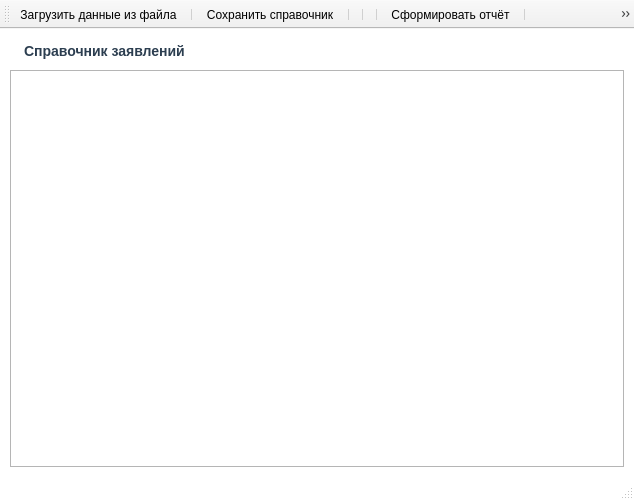
<?xml version="1.0" encoding="UTF-8"?>
<ui version="4.0">
 <class>ReportDirectoryWindow</class>
 <widget class="QMainWindow" name="ReportDirectoryWindow">
  <property name="enabled">
   <bool>true</bool>
  </property>
  <property name="geometry">
   <rect>
    <x>0</x>
    <y>0</y>
    <width>634</width>
    <height>500</height>
   </rect>
  </property>
  <property name="sizePolicy">
   <sizepolicy hsizetype="Expanding" vsizetype="Expanding">
    <horstretch>0</horstretch>
    <verstretch>0</verstretch>
   </sizepolicy>
  </property>
  <property name="minimumSize">
   <size>
    <width>600</width>
    <height>500</height>
   </size>
  </property>
  <property name="maximumSize">
   <size>
    <width>16777215</width>
    <height>16777215</height>
   </size>
  </property>
  <property name="palette">
   <palette>
    <active>
     <colorrole role="WindowText">
      <brush brushstyle="SolidPattern">
       <color alpha="255">
        <red>0</red>
        <green>0</green>
        <blue>0</blue>
       </color>
      </brush>
     </colorrole>
     <colorrole role="Button">
      <brush brushstyle="SolidPattern">
       <color alpha="255">
        <red>255</red>
        <green>255</green>
        <blue>255</blue>
       </color>
      </brush>
     </colorrole>
     <colorrole role="Light">
      <brush brushstyle="SolidPattern">
       <color alpha="255">
        <red>255</red>
        <green>255</green>
        <blue>255</blue>
       </color>
      </brush>
     </colorrole>
     <colorrole role="Midlight">
      <brush brushstyle="SolidPattern">
       <color alpha="255">
        <red>245</red>
        <green>245</green>
        <blue>245</blue>
       </color>
      </brush>
     </colorrole>
     <colorrole role="Dark">
      <brush brushstyle="SolidPattern">
       <color alpha="255">
        <red>117</red>
        <green>117</green>
        <blue>117</blue>
       </color>
      </brush>
     </colorrole>
     <colorrole role="Mid">
      <brush brushstyle="SolidPattern">
       <color alpha="255">
        <red>157</red>
        <green>157</green>
        <blue>157</blue>
       </color>
      </brush>
     </colorrole>
     <colorrole role="Text">
      <brush brushstyle="SolidPattern">
       <color alpha="255">
        <red>0</red>
        <green>0</green>
        <blue>0</blue>
       </color>
      </brush>
     </colorrole>
     <colorrole role="BrightText">
      <brush brushstyle="SolidPattern">
       <color alpha="255">
        <red>255</red>
        <green>255</green>
        <blue>255</blue>
       </color>
      </brush>
     </colorrole>
     <colorrole role="ButtonText">
      <brush brushstyle="SolidPattern">
       <color alpha="255">
        <red>0</red>
        <green>0</green>
        <blue>0</blue>
       </color>
      </brush>
     </colorrole>
     <colorrole role="Base">
      <brush brushstyle="SolidPattern">
       <color alpha="255">
        <red>255</red>
        <green>255</green>
        <blue>255</blue>
       </color>
      </brush>
     </colorrole>
     <colorrole role="Window">
      <brush brushstyle="SolidPattern">
       <color alpha="255">
        <red>255</red>
        <green>255</green>
        <blue>255</blue>
       </color>
      </brush>
     </colorrole>
     <colorrole role="Shadow">
      <brush brushstyle="SolidPattern">
       <color alpha="255">
        <red>0</red>
        <green>0</green>
        <blue>0</blue>
       </color>
      </brush>
     </colorrole>
     <colorrole role="AlternateBase">
      <brush brushstyle="SolidPattern">
       <color alpha="255">
        <red>245</red>
        <green>245</green>
        <blue>245</blue>
       </color>
      </brush>
     </colorrole>
     <colorrole role="ToolTipBase">
      <brush brushstyle="SolidPattern">
       <color alpha="255">
        <red>255</red>
        <green>255</green>
        <blue>220</blue>
       </color>
      </brush>
     </colorrole>
     <colorrole role="ToolTipText">
      <brush brushstyle="SolidPattern">
       <color alpha="255">
        <red>0</red>
        <green>0</green>
        <blue>0</blue>
       </color>
      </brush>
     </colorrole>
     <colorrole role="PlaceholderText">
      <brush brushstyle="SolidPattern">
       <color alpha="127">
        <red>0</red>
        <green>0</green>
        <blue>0</blue>
       </color>
      </brush>
     </colorrole>
     <colorrole role="Accent">
      <brush brushstyle="SolidPattern">
       <color alpha="255">
        <red>255</red>
        <green>255</green>
        <blue>255</blue>
       </color>
      </brush>
     </colorrole>
    </active>
    <inactive>
     <colorrole role="WindowText">
      <brush brushstyle="SolidPattern">
       <color alpha="255">
        <red>0</red>
        <green>0</green>
        <blue>0</blue>
       </color>
      </brush>
     </colorrole>
     <colorrole role="Button">
      <brush brushstyle="SolidPattern">
       <color alpha="255">
        <red>255</red>
        <green>255</green>
        <blue>255</blue>
       </color>
      </brush>
     </colorrole>
     <colorrole role="Light">
      <brush brushstyle="SolidPattern">
       <color alpha="255">
        <red>255</red>
        <green>255</green>
        <blue>255</blue>
       </color>
      </brush>
     </colorrole>
     <colorrole role="Midlight">
      <brush brushstyle="SolidPattern">
       <color alpha="255">
        <red>245</red>
        <green>245</green>
        <blue>245</blue>
       </color>
      </brush>
     </colorrole>
     <colorrole role="Dark">
      <brush brushstyle="SolidPattern">
       <color alpha="255">
        <red>117</red>
        <green>117</green>
        <blue>117</blue>
       </color>
      </brush>
     </colorrole>
     <colorrole role="Mid">
      <brush brushstyle="SolidPattern">
       <color alpha="255">
        <red>157</red>
        <green>157</green>
        <blue>157</blue>
       </color>
      </brush>
     </colorrole>
     <colorrole role="Text">
      <brush brushstyle="SolidPattern">
       <color alpha="255">
        <red>0</red>
        <green>0</green>
        <blue>0</blue>
       </color>
      </brush>
     </colorrole>
     <colorrole role="BrightText">
      <brush brushstyle="SolidPattern">
       <color alpha="255">
        <red>255</red>
        <green>255</green>
        <blue>255</blue>
       </color>
      </brush>
     </colorrole>
     <colorrole role="ButtonText">
      <brush brushstyle="SolidPattern">
       <color alpha="255">
        <red>0</red>
        <green>0</green>
        <blue>0</blue>
       </color>
      </brush>
     </colorrole>
     <colorrole role="Base">
      <brush brushstyle="SolidPattern">
       <color alpha="255">
        <red>255</red>
        <green>255</green>
        <blue>255</blue>
       </color>
      </brush>
     </colorrole>
     <colorrole role="Window">
      <brush brushstyle="SolidPattern">
       <color alpha="255">
        <red>255</red>
        <green>255</green>
        <blue>255</blue>
       </color>
      </brush>
     </colorrole>
     <colorrole role="Shadow">
      <brush brushstyle="SolidPattern">
       <color alpha="255">
        <red>0</red>
        <green>0</green>
        <blue>0</blue>
       </color>
      </brush>
     </colorrole>
     <colorrole role="AlternateBase">
      <brush brushstyle="SolidPattern">
       <color alpha="255">
        <red>245</red>
        <green>245</green>
        <blue>245</blue>
       </color>
      </brush>
     </colorrole>
     <colorrole role="ToolTipBase">
      <brush brushstyle="SolidPattern">
       <color alpha="255">
        <red>255</red>
        <green>255</green>
        <blue>220</blue>
       </color>
      </brush>
     </colorrole>
     <colorrole role="ToolTipText">
      <brush brushstyle="SolidPattern">
       <color alpha="255">
        <red>0</red>
        <green>0</green>
        <blue>0</blue>
       </color>
      </brush>
     </colorrole>
     <colorrole role="PlaceholderText">
      <brush brushstyle="SolidPattern">
       <color alpha="127">
        <red>0</red>
        <green>0</green>
        <blue>0</blue>
       </color>
      </brush>
     </colorrole>
     <colorrole role="Accent">
      <brush brushstyle="SolidPattern">
       <color alpha="255">
        <red>255</red>
        <green>255</green>
        <blue>255</blue>
       </color>
      </brush>
     </colorrole>
    </inactive>
    <disabled>
     <colorrole role="WindowText">
      <brush brushstyle="SolidPattern">
       <color alpha="255">
        <red>117</red>
        <green>117</green>
        <blue>117</blue>
       </color>
      </brush>
     </colorrole>
     <colorrole role="Button">
      <brush brushstyle="SolidPattern">
       <color alpha="255">
        <red>255</red>
        <green>255</green>
        <blue>255</blue>
       </color>
      </brush>
     </colorrole>
     <colorrole role="Light">
      <brush brushstyle="SolidPattern">
       <color alpha="255">
        <red>255</red>
        <green>255</green>
        <blue>255</blue>
       </color>
      </brush>
     </colorrole>
     <colorrole role="Midlight">
      <brush brushstyle="SolidPattern">
       <color alpha="255">
        <red>245</red>
        <green>245</green>
        <blue>245</blue>
       </color>
      </brush>
     </colorrole>
     <colorrole role="Dark">
      <brush brushstyle="SolidPattern">
       <color alpha="255">
        <red>117</red>
        <green>117</green>
        <blue>117</blue>
       </color>
      </brush>
     </colorrole>
     <colorrole role="Mid">
      <brush brushstyle="SolidPattern">
       <color alpha="255">
        <red>157</red>
        <green>157</green>
        <blue>157</blue>
       </color>
      </brush>
     </colorrole>
     <colorrole role="Text">
      <brush brushstyle="SolidPattern">
       <color alpha="255">
        <red>117</red>
        <green>117</green>
        <blue>117</blue>
       </color>
      </brush>
     </colorrole>
     <colorrole role="BrightText">
      <brush brushstyle="SolidPattern">
       <color alpha="255">
        <red>255</red>
        <green>255</green>
        <blue>255</blue>
       </color>
      </brush>
     </colorrole>
     <colorrole role="ButtonText">
      <brush brushstyle="SolidPattern">
       <color alpha="255">
        <red>117</red>
        <green>117</green>
        <blue>117</blue>
       </color>
      </brush>
     </colorrole>
     <colorrole role="Base">
      <brush brushstyle="SolidPattern">
       <color alpha="255">
        <red>255</red>
        <green>255</green>
        <blue>255</blue>
       </color>
      </brush>
     </colorrole>
     <colorrole role="Window">
      <brush brushstyle="SolidPattern">
       <color alpha="255">
        <red>255</red>
        <green>255</green>
        <blue>255</blue>
       </color>
      </brush>
     </colorrole>
     <colorrole role="Shadow">
      <brush brushstyle="SolidPattern">
       <color alpha="255">
        <red>0</red>
        <green>0</green>
        <blue>0</blue>
       </color>
      </brush>
     </colorrole>
     <colorrole role="AlternateBase">
      <brush brushstyle="SolidPattern">
       <color alpha="255">
        <red>235</red>
        <green>235</green>
        <blue>235</blue>
       </color>
      </brush>
     </colorrole>
     <colorrole role="ToolTipBase">
      <brush brushstyle="SolidPattern">
       <color alpha="255">
        <red>255</red>
        <green>255</green>
        <blue>220</blue>
       </color>
      </brush>
     </colorrole>
     <colorrole role="ToolTipText">
      <brush brushstyle="SolidPattern">
       <color alpha="255">
        <red>0</red>
        <green>0</green>
        <blue>0</blue>
       </color>
      </brush>
     </colorrole>
     <colorrole role="PlaceholderText">
      <brush brushstyle="SolidPattern">
       <color alpha="127">
        <red>117</red>
        <green>117</green>
        <blue>117</blue>
       </color>
      </brush>
     </colorrole>
     <colorrole role="Accent">
      <brush brushstyle="SolidPattern">
       <color alpha="255">
        <red>255</red>
        <green>255</green>
        <blue>255</blue>
       </color>
      </brush>
     </colorrole>
    </disabled>
   </palette>
  </property>
  <property name="contextMenuPolicy">
   <enum>Qt::ContextMenuPolicy::NoContextMenu</enum>
  </property>
  <property name="windowTitle">
   <string>MainWindow</string>
  </property>
  <property name="autoFillBackground">
   <bool>false</bool>
  </property>
  <property name="styleSheet">
   <string notr="true">/* Делаем разделители аккуратными и светло-серыми */
QToolBar::separator {
    background-color: #d0d0d0; /* Мягкий серый цвет вместо черного */
    width: 1px;                /* Уменьшим толщину до 1 пикселя для изящности */
    margin-left: 6px;          /* Чуть увеличим отступы, чтобы разгрузить панель */
    margin-right: 6px;
    margin-top: 5px;           
    margin-bottom: 5px;        
}</string>
  </property>
  <property name="animated">
   <bool>false</bool>
  </property>
  <widget class="QWidget" name="centralwidget">
   <property name="palette">
    <palette>
     <active>
      <colorrole role="WindowText">
       <brush brushstyle="SolidPattern">
        <color alpha="255">
         <red>0</red>
         <green>0</green>
         <blue>0</blue>
        </color>
       </brush>
      </colorrole>
      <colorrole role="Button">
       <brush brushstyle="SolidPattern">
        <color alpha="255">
         <red>235</red>
         <green>235</green>
         <blue>235</blue>
        </color>
       </brush>
      </colorrole>
      <colorrole role="Light">
       <brush brushstyle="SolidPattern">
        <color alpha="255">
         <red>255</red>
         <green>255</green>
         <blue>255</blue>
        </color>
       </brush>
      </colorrole>
      <colorrole role="Midlight">
       <brush brushstyle="SolidPattern">
        <color alpha="255">
         <red>245</red>
         <green>245</green>
         <blue>245</blue>
        </color>
       </brush>
      </colorrole>
      <colorrole role="Dark">
       <brush brushstyle="SolidPattern">
        <color alpha="255">
         <red>117</red>
         <green>117</green>
         <blue>117</blue>
        </color>
       </brush>
      </colorrole>
      <colorrole role="Mid">
       <brush brushstyle="SolidPattern">
        <color alpha="255">
         <red>157</red>
         <green>157</green>
         <blue>157</blue>
        </color>
       </brush>
      </colorrole>
      <colorrole role="Text">
       <brush brushstyle="SolidPattern">
        <color alpha="255">
         <red>0</red>
         <green>0</green>
         <blue>0</blue>
        </color>
       </brush>
      </colorrole>
      <colorrole role="BrightText">
       <brush brushstyle="SolidPattern">
        <color alpha="255">
         <red>255</red>
         <green>255</green>
         <blue>255</blue>
        </color>
       </brush>
      </colorrole>
      <colorrole role="ButtonText">
       <brush brushstyle="SolidPattern">
        <color alpha="255">
         <red>0</red>
         <green>0</green>
         <blue>0</blue>
        </color>
       </brush>
      </colorrole>
      <colorrole role="Base">
       <brush brushstyle="SolidPattern">
        <color alpha="255">
         <red>255</red>
         <green>255</green>
         <blue>255</blue>
        </color>
       </brush>
      </colorrole>
      <colorrole role="Window">
       <brush brushstyle="SolidPattern">
        <color alpha="255">
         <red>235</red>
         <green>235</green>
         <blue>235</blue>
        </color>
       </brush>
      </colorrole>
      <colorrole role="Shadow">
       <brush brushstyle="SolidPattern">
        <color alpha="255">
         <red>0</red>
         <green>0</green>
         <blue>0</blue>
        </color>
       </brush>
      </colorrole>
      <colorrole role="AlternateBase">
       <brush brushstyle="SolidPattern">
        <color alpha="255">
         <red>245</red>
         <green>245</green>
         <blue>245</blue>
        </color>
       </brush>
      </colorrole>
      <colorrole role="ToolTipBase">
       <brush brushstyle="SolidPattern">
        <color alpha="255">
         <red>255</red>
         <green>255</green>
         <blue>220</blue>
        </color>
       </brush>
      </colorrole>
      <colorrole role="ToolTipText">
       <brush brushstyle="SolidPattern">
        <color alpha="255">
         <red>0</red>
         <green>0</green>
         <blue>0</blue>
        </color>
       </brush>
      </colorrole>
      <colorrole role="PlaceholderText">
       <brush brushstyle="SolidPattern">
        <color alpha="127">
         <red>0</red>
         <green>0</green>
         <blue>0</blue>
        </color>
       </brush>
      </colorrole>
      <colorrole role="Accent">
       <brush brushstyle="SolidPattern">
        <color alpha="255">
         <red>255</red>
         <green>255</green>
         <blue>255</blue>
        </color>
       </brush>
      </colorrole>
     </active>
     <inactive>
      <colorrole role="WindowText">
       <brush brushstyle="SolidPattern">
        <color alpha="255">
         <red>0</red>
         <green>0</green>
         <blue>0</blue>
        </color>
       </brush>
      </colorrole>
      <colorrole role="Button">
       <brush brushstyle="SolidPattern">
        <color alpha="255">
         <red>235</red>
         <green>235</green>
         <blue>235</blue>
        </color>
       </brush>
      </colorrole>
      <colorrole role="Light">
       <brush brushstyle="SolidPattern">
        <color alpha="255">
         <red>255</red>
         <green>255</green>
         <blue>255</blue>
        </color>
       </brush>
      </colorrole>
      <colorrole role="Midlight">
       <brush brushstyle="SolidPattern">
        <color alpha="255">
         <red>245</red>
         <green>245</green>
         <blue>245</blue>
        </color>
       </brush>
      </colorrole>
      <colorrole role="Dark">
       <brush brushstyle="SolidPattern">
        <color alpha="255">
         <red>117</red>
         <green>117</green>
         <blue>117</blue>
        </color>
       </brush>
      </colorrole>
      <colorrole role="Mid">
       <brush brushstyle="SolidPattern">
        <color alpha="255">
         <red>157</red>
         <green>157</green>
         <blue>157</blue>
        </color>
       </brush>
      </colorrole>
      <colorrole role="Text">
       <brush brushstyle="SolidPattern">
        <color alpha="255">
         <red>0</red>
         <green>0</green>
         <blue>0</blue>
        </color>
       </brush>
      </colorrole>
      <colorrole role="BrightText">
       <brush brushstyle="SolidPattern">
        <color alpha="255">
         <red>255</red>
         <green>255</green>
         <blue>255</blue>
        </color>
       </brush>
      </colorrole>
      <colorrole role="ButtonText">
       <brush brushstyle="SolidPattern">
        <color alpha="255">
         <red>0</red>
         <green>0</green>
         <blue>0</blue>
        </color>
       </brush>
      </colorrole>
      <colorrole role="Base">
       <brush brushstyle="SolidPattern">
        <color alpha="255">
         <red>255</red>
         <green>255</green>
         <blue>255</blue>
        </color>
       </brush>
      </colorrole>
      <colorrole role="Window">
       <brush brushstyle="SolidPattern">
        <color alpha="255">
         <red>235</red>
         <green>235</green>
         <blue>235</blue>
        </color>
       </brush>
      </colorrole>
      <colorrole role="Shadow">
       <brush brushstyle="SolidPattern">
        <color alpha="255">
         <red>0</red>
         <green>0</green>
         <blue>0</blue>
        </color>
       </brush>
      </colorrole>
      <colorrole role="AlternateBase">
       <brush brushstyle="SolidPattern">
        <color alpha="255">
         <red>245</red>
         <green>245</green>
         <blue>245</blue>
        </color>
       </brush>
      </colorrole>
      <colorrole role="ToolTipBase">
       <brush brushstyle="SolidPattern">
        <color alpha="255">
         <red>255</red>
         <green>255</green>
         <blue>220</blue>
        </color>
       </brush>
      </colorrole>
      <colorrole role="ToolTipText">
       <brush brushstyle="SolidPattern">
        <color alpha="255">
         <red>0</red>
         <green>0</green>
         <blue>0</blue>
        </color>
       </brush>
      </colorrole>
      <colorrole role="PlaceholderText">
       <brush brushstyle="SolidPattern">
        <color alpha="127">
         <red>0</red>
         <green>0</green>
         <blue>0</blue>
        </color>
       </brush>
      </colorrole>
      <colorrole role="Accent">
       <brush brushstyle="SolidPattern">
        <color alpha="255">
         <red>255</red>
         <green>255</green>
         <blue>255</blue>
        </color>
       </brush>
      </colorrole>
     </inactive>
     <disabled>
      <colorrole role="WindowText">
       <brush brushstyle="SolidPattern">
        <color alpha="255">
         <red>117</red>
         <green>117</green>
         <blue>117</blue>
        </color>
       </brush>
      </colorrole>
      <colorrole role="Button">
       <brush brushstyle="SolidPattern">
        <color alpha="255">
         <red>235</red>
         <green>235</green>
         <blue>235</blue>
        </color>
       </brush>
      </colorrole>
      <colorrole role="Light">
       <brush brushstyle="SolidPattern">
        <color alpha="255">
         <red>255</red>
         <green>255</green>
         <blue>255</blue>
        </color>
       </brush>
      </colorrole>
      <colorrole role="Midlight">
       <brush brushstyle="SolidPattern">
        <color alpha="255">
         <red>245</red>
         <green>245</green>
         <blue>245</blue>
        </color>
       </brush>
      </colorrole>
      <colorrole role="Dark">
       <brush brushstyle="SolidPattern">
        <color alpha="255">
         <red>117</red>
         <green>117</green>
         <blue>117</blue>
        </color>
       </brush>
      </colorrole>
      <colorrole role="Mid">
       <brush brushstyle="SolidPattern">
        <color alpha="255">
         <red>157</red>
         <green>157</green>
         <blue>157</blue>
        </color>
       </brush>
      </colorrole>
      <colorrole role="Text">
       <brush brushstyle="SolidPattern">
        <color alpha="255">
         <red>117</red>
         <green>117</green>
         <blue>117</blue>
        </color>
       </brush>
      </colorrole>
      <colorrole role="BrightText">
       <brush brushstyle="SolidPattern">
        <color alpha="255">
         <red>255</red>
         <green>255</green>
         <blue>255</blue>
        </color>
       </brush>
      </colorrole>
      <colorrole role="ButtonText">
       <brush brushstyle="SolidPattern">
        <color alpha="255">
         <red>117</red>
         <green>117</green>
         <blue>117</blue>
        </color>
       </brush>
      </colorrole>
      <colorrole role="Base">
       <brush brushstyle="SolidPattern">
        <color alpha="255">
         <red>235</red>
         <green>235</green>
         <blue>235</blue>
        </color>
       </brush>
      </colorrole>
      <colorrole role="Window">
       <brush brushstyle="SolidPattern">
        <color alpha="255">
         <red>235</red>
         <green>235</green>
         <blue>235</blue>
        </color>
       </brush>
      </colorrole>
      <colorrole role="Shadow">
       <brush brushstyle="SolidPattern">
        <color alpha="255">
         <red>0</red>
         <green>0</green>
         <blue>0</blue>
        </color>
       </brush>
      </colorrole>
      <colorrole role="AlternateBase">
       <brush brushstyle="SolidPattern">
        <color alpha="255">
         <red>235</red>
         <green>235</green>
         <blue>235</blue>
        </color>
       </brush>
      </colorrole>
      <colorrole role="ToolTipBase">
       <brush brushstyle="SolidPattern">
        <color alpha="255">
         <red>255</red>
         <green>255</green>
         <blue>220</blue>
        </color>
       </brush>
      </colorrole>
      <colorrole role="ToolTipText">
       <brush brushstyle="SolidPattern">
        <color alpha="255">
         <red>0</red>
         <green>0</green>
         <blue>0</blue>
        </color>
       </brush>
      </colorrole>
      <colorrole role="PlaceholderText">
       <brush brushstyle="SolidPattern">
        <color alpha="127">
         <red>117</red>
         <green>117</green>
         <blue>117</blue>
        </color>
       </brush>
      </colorrole>
      <colorrole role="Accent">
       <brush brushstyle="SolidPattern">
        <color alpha="255">
         <red>255</red>
         <green>255</green>
         <blue>255</blue>
        </color>
       </brush>
      </colorrole>
     </disabled>
    </palette>
   </property>
   <layout class="QVBoxLayout" name="verticalLayout">
    <property name="spacing">
     <number>6</number>
    </property>
    <property name="leftMargin">
     <number>10</number>
    </property>
    <property name="topMargin">
     <number>4</number>
    </property>
    <property name="rightMargin">
     <number>10</number>
    </property>
    <property name="bottomMargin">
     <number>8</number>
    </property>
    <item>
     <widget class="QLabel" name="TextLableReportsDirectory">
      <property name="styleSheet">
       <string notr="true">QLabel {
    font-size: 14px;
    font-weight: bold;
    color: #2c3e50;
    padding-left: 10px;   /* Отступ слева от края окна */
    padding-top: 10px;    /* Отступ сверху от Toolbar */
    padding-bottom: 5px;  /* Отступ снизу до таблицы */
}</string>
      </property>
      <property name="text">
       <string>Справочник заявлений</string>
      </property>
     </widget>
    </item>
    <item>
     <widget class="QTableView" name="ReportsDirectoryTable">
      <property name="palette">
       <palette>
        <active>
         <colorrole role="WindowText">
          <brush brushstyle="SolidPattern">
           <color alpha="255">
            <red>0</red>
            <green>0</green>
            <blue>0</blue>
           </color>
          </brush>
         </colorrole>
         <colorrole role="Button">
          <brush brushstyle="SolidPattern">
           <color alpha="255">
            <red>235</red>
            <green>235</green>
            <blue>235</blue>
           </color>
          </brush>
         </colorrole>
         <colorrole role="Light">
          <brush brushstyle="SolidPattern">
           <color alpha="255">
            <red>255</red>
            <green>255</green>
            <blue>255</blue>
           </color>
          </brush>
         </colorrole>
         <colorrole role="Midlight">
          <brush brushstyle="SolidPattern">
           <color alpha="255">
            <red>245</red>
            <green>245</green>
            <blue>245</blue>
           </color>
          </brush>
         </colorrole>
         <colorrole role="Dark">
          <brush brushstyle="SolidPattern">
           <color alpha="255">
            <red>117</red>
            <green>117</green>
            <blue>117</blue>
           </color>
          </brush>
         </colorrole>
         <colorrole role="Mid">
          <brush brushstyle="SolidPattern">
           <color alpha="255">
            <red>157</red>
            <green>157</green>
            <blue>157</blue>
           </color>
          </brush>
         </colorrole>
         <colorrole role="Text">
          <brush brushstyle="SolidPattern">
           <color alpha="255">
            <red>0</red>
            <green>0</green>
            <blue>0</blue>
           </color>
          </brush>
         </colorrole>
         <colorrole role="BrightText">
          <brush brushstyle="SolidPattern">
           <color alpha="255">
            <red>255</red>
            <green>255</green>
            <blue>255</blue>
           </color>
          </brush>
         </colorrole>
         <colorrole role="ButtonText">
          <brush brushstyle="SolidPattern">
           <color alpha="255">
            <red>0</red>
            <green>0</green>
            <blue>0</blue>
           </color>
          </brush>
         </colorrole>
         <colorrole role="Base">
          <brush brushstyle="SolidPattern">
           <color alpha="255">
            <red>255</red>
            <green>255</green>
            <blue>255</blue>
           </color>
          </brush>
         </colorrole>
         <colorrole role="Window">
          <brush brushstyle="SolidPattern">
           <color alpha="255">
            <red>235</red>
            <green>235</green>
            <blue>235</blue>
           </color>
          </brush>
         </colorrole>
         <colorrole role="Shadow">
          <brush brushstyle="SolidPattern">
           <color alpha="255">
            <red>0</red>
            <green>0</green>
            <blue>0</blue>
           </color>
          </brush>
         </colorrole>
         <colorrole role="AlternateBase">
          <brush brushstyle="SolidPattern">
           <color alpha="255">
            <red>245</red>
            <green>245</green>
            <blue>245</blue>
           </color>
          </brush>
         </colorrole>
         <colorrole role="ToolTipBase">
          <brush brushstyle="SolidPattern">
           <color alpha="255">
            <red>255</red>
            <green>255</green>
            <blue>220</blue>
           </color>
          </brush>
         </colorrole>
         <colorrole role="ToolTipText">
          <brush brushstyle="SolidPattern">
           <color alpha="255">
            <red>0</red>
            <green>0</green>
            <blue>0</blue>
           </color>
          </brush>
         </colorrole>
         <colorrole role="PlaceholderText">
          <brush brushstyle="SolidPattern">
           <color alpha="127">
            <red>0</red>
            <green>0</green>
            <blue>0</blue>
           </color>
          </brush>
         </colorrole>
         <colorrole role="Accent">
          <brush brushstyle="SolidPattern">
           <color alpha="255">
            <red>255</red>
            <green>255</green>
            <blue>255</blue>
           </color>
          </brush>
         </colorrole>
        </active>
        <inactive>
         <colorrole role="WindowText">
          <brush brushstyle="SolidPattern">
           <color alpha="255">
            <red>0</red>
            <green>0</green>
            <blue>0</blue>
           </color>
          </brush>
         </colorrole>
         <colorrole role="Button">
          <brush brushstyle="SolidPattern">
           <color alpha="255">
            <red>235</red>
            <green>235</green>
            <blue>235</blue>
           </color>
          </brush>
         </colorrole>
         <colorrole role="Light">
          <brush brushstyle="SolidPattern">
           <color alpha="255">
            <red>255</red>
            <green>255</green>
            <blue>255</blue>
           </color>
          </brush>
         </colorrole>
         <colorrole role="Midlight">
          <brush brushstyle="SolidPattern">
           <color alpha="255">
            <red>245</red>
            <green>245</green>
            <blue>245</blue>
           </color>
          </brush>
         </colorrole>
         <colorrole role="Dark">
          <brush brushstyle="SolidPattern">
           <color alpha="255">
            <red>117</red>
            <green>117</green>
            <blue>117</blue>
           </color>
          </brush>
         </colorrole>
         <colorrole role="Mid">
          <brush brushstyle="SolidPattern">
           <color alpha="255">
            <red>157</red>
            <green>157</green>
            <blue>157</blue>
           </color>
          </brush>
         </colorrole>
         <colorrole role="Text">
          <brush brushstyle="SolidPattern">
           <color alpha="255">
            <red>0</red>
            <green>0</green>
            <blue>0</blue>
           </color>
          </brush>
         </colorrole>
         <colorrole role="BrightText">
          <brush brushstyle="SolidPattern">
           <color alpha="255">
            <red>255</red>
            <green>255</green>
            <blue>255</blue>
           </color>
          </brush>
         </colorrole>
         <colorrole role="ButtonText">
          <brush brushstyle="SolidPattern">
           <color alpha="255">
            <red>0</red>
            <green>0</green>
            <blue>0</blue>
           </color>
          </brush>
         </colorrole>
         <colorrole role="Base">
          <brush brushstyle="SolidPattern">
           <color alpha="255">
            <red>255</red>
            <green>255</green>
            <blue>255</blue>
           </color>
          </brush>
         </colorrole>
         <colorrole role="Window">
          <brush brushstyle="SolidPattern">
           <color alpha="255">
            <red>235</red>
            <green>235</green>
            <blue>235</blue>
           </color>
          </brush>
         </colorrole>
         <colorrole role="Shadow">
          <brush brushstyle="SolidPattern">
           <color alpha="255">
            <red>0</red>
            <green>0</green>
            <blue>0</blue>
           </color>
          </brush>
         </colorrole>
         <colorrole role="AlternateBase">
          <brush brushstyle="SolidPattern">
           <color alpha="255">
            <red>245</red>
            <green>245</green>
            <blue>245</blue>
           </color>
          </brush>
         </colorrole>
         <colorrole role="ToolTipBase">
          <brush brushstyle="SolidPattern">
           <color alpha="255">
            <red>255</red>
            <green>255</green>
            <blue>220</blue>
           </color>
          </brush>
         </colorrole>
         <colorrole role="ToolTipText">
          <brush brushstyle="SolidPattern">
           <color alpha="255">
            <red>0</red>
            <green>0</green>
            <blue>0</blue>
           </color>
          </brush>
         </colorrole>
         <colorrole role="PlaceholderText">
          <brush brushstyle="SolidPattern">
           <color alpha="127">
            <red>0</red>
            <green>0</green>
            <blue>0</blue>
           </color>
          </brush>
         </colorrole>
         <colorrole role="Accent">
          <brush brushstyle="SolidPattern">
           <color alpha="255">
            <red>255</red>
            <green>255</green>
            <blue>255</blue>
           </color>
          </brush>
         </colorrole>
        </inactive>
        <disabled>
         <colorrole role="WindowText">
          <brush brushstyle="SolidPattern">
           <color alpha="255">
            <red>117</red>
            <green>117</green>
            <blue>117</blue>
           </color>
          </brush>
         </colorrole>
         <colorrole role="Button">
          <brush brushstyle="SolidPattern">
           <color alpha="255">
            <red>235</red>
            <green>235</green>
            <blue>235</blue>
           </color>
          </brush>
         </colorrole>
         <colorrole role="Light">
          <brush brushstyle="SolidPattern">
           <color alpha="255">
            <red>255</red>
            <green>255</green>
            <blue>255</blue>
           </color>
          </brush>
         </colorrole>
         <colorrole role="Midlight">
          <brush brushstyle="SolidPattern">
           <color alpha="255">
            <red>245</red>
            <green>245</green>
            <blue>245</blue>
           </color>
          </brush>
         </colorrole>
         <colorrole role="Dark">
          <brush brushstyle="SolidPattern">
           <color alpha="255">
            <red>117</red>
            <green>117</green>
            <blue>117</blue>
           </color>
          </brush>
         </colorrole>
         <colorrole role="Mid">
          <brush brushstyle="SolidPattern">
           <color alpha="255">
            <red>157</red>
            <green>157</green>
            <blue>157</blue>
           </color>
          </brush>
         </colorrole>
         <colorrole role="Text">
          <brush brushstyle="SolidPattern">
           <color alpha="255">
            <red>117</red>
            <green>117</green>
            <blue>117</blue>
           </color>
          </brush>
         </colorrole>
         <colorrole role="BrightText">
          <brush brushstyle="SolidPattern">
           <color alpha="255">
            <red>255</red>
            <green>255</green>
            <blue>255</blue>
           </color>
          </brush>
         </colorrole>
         <colorrole role="ButtonText">
          <brush brushstyle="SolidPattern">
           <color alpha="255">
            <red>117</red>
            <green>117</green>
            <blue>117</blue>
           </color>
          </brush>
         </colorrole>
         <colorrole role="Base">
          <brush brushstyle="SolidPattern">
           <color alpha="255">
            <red>235</red>
            <green>235</green>
            <blue>235</blue>
           </color>
          </brush>
         </colorrole>
         <colorrole role="Window">
          <brush brushstyle="SolidPattern">
           <color alpha="255">
            <red>235</red>
            <green>235</green>
            <blue>235</blue>
           </color>
          </brush>
         </colorrole>
         <colorrole role="Shadow">
          <brush brushstyle="SolidPattern">
           <color alpha="255">
            <red>0</red>
            <green>0</green>
            <blue>0</blue>
           </color>
          </brush>
         </colorrole>
         <colorrole role="AlternateBase">
          <brush brushstyle="SolidPattern">
           <color alpha="255">
            <red>235</red>
            <green>235</green>
            <blue>235</blue>
           </color>
          </brush>
         </colorrole>
         <colorrole role="ToolTipBase">
          <brush brushstyle="SolidPattern">
           <color alpha="255">
            <red>255</red>
            <green>255</green>
            <blue>220</blue>
           </color>
          </brush>
         </colorrole>
         <colorrole role="ToolTipText">
          <brush brushstyle="SolidPattern">
           <color alpha="255">
            <red>0</red>
            <green>0</green>
            <blue>0</blue>
           </color>
          </brush>
         </colorrole>
         <colorrole role="PlaceholderText">
          <brush brushstyle="SolidPattern">
           <color alpha="127">
            <red>117</red>
            <green>117</green>
            <blue>117</blue>
           </color>
          </brush>
         </colorrole>
         <colorrole role="Accent">
          <brush brushstyle="SolidPattern">
           <color alpha="255">
            <red>255</red>
            <green>255</green>
            <blue>255</blue>
           </color>
          </brush>
         </colorrole>
        </disabled>
       </palette>
      </property>
      <property name="editTriggers">
       <set>QAbstractItemView::EditTrigger::NoEditTriggers</set>
      </property>
     </widget>
    </item>
   </layout>
  </widget>
  <widget class="QStatusBar" name="statusbar">
   <property name="minimumSize">
    <size>
     <width>0</width>
     <height>25</height>
    </size>
   </property>
  </widget>
  <widget class="QToolBar" name="toolBar">
   <property name="sizePolicy">
    <sizepolicy hsizetype="Preferred" vsizetype="Fixed">
     <horstretch>0</horstretch>
     <verstretch>0</verstretch>
    </sizepolicy>
   </property>
   <property name="minimumSize">
    <size>
     <width>0</width>
     <height>25</height>
    </size>
   </property>
   <property name="contextMenuPolicy">
    <enum>Qt::ContextMenuPolicy::NoContextMenu</enum>
   </property>
   <property name="windowTitle">
    <string>toolBar</string>
   </property>
   <property name="layoutDirection">
    <enum>Qt::LayoutDirection::LeftToRight</enum>
   </property>
   <attribute name="toolBarArea">
    <enum>TopToolBarArea</enum>
   </attribute>
   <attribute name="toolBarBreak">
    <bool>false</bool>
   </attribute>
   <addaction name="actionLoadDirectoryReport"/>
   <addaction name="separator"/>
   <addaction name="actionSaveDirectoryReport"/>
   <addaction name="separator"/>
   <addaction name="separator"/>
   <addaction name="separator"/>
   <addaction name="actionFilter"/>
   <addaction name="separator"/>
   <addaction name="actionFindReportByNumber"/>
   <addaction name="separator"/>
   <addaction name="separator"/>
   <addaction name="actionAddReport"/>
   <addaction name="separator"/>
   <addaction name="actionDeleteReport"/>
   <addaction name="separator"/>
   <addaction name="separator"/>
   <addaction name="actionPrintStructures"/>
   <addaction name="separator"/>
   <addaction name="actionEditCapacity"/>
  </widget>
  <action name="actionAddReport">
   <property name="checkable">
    <bool>false</bool>
   </property>
   <property name="checked">
    <bool>false</bool>
   </property>
   <property name="icon">
    <iconset theme="QIcon::ThemeIcon::ListAdd"/>
   </property>
   <property name="text">
    <string>Добавить заявку</string>
   </property>
   <property name="menuRole">
    <enum>QAction::MenuRole::NoRole</enum>
   </property>
  </action>
  <action name="actionDeleteReport">
   <property name="icon">
    <iconset theme="QIcon::ThemeIcon::EditClear"/>
   </property>
   <property name="text">
    <string>Удалить заявку</string>
   </property>
   <property name="menuRole">
    <enum>QAction::MenuRole::NoRole</enum>
   </property>
  </action>
  <action name="actionLoadDirectoryReport">
   <property name="icon">
    <iconset theme="QIcon::ThemeIcon::DocumentOpen"/>
   </property>
   <property name="text">
    <string>Загрузить данные из файла</string>
   </property>
   <property name="menuRole">
    <enum>QAction::MenuRole::NoRole</enum>
   </property>
  </action>
  <action name="actionSaveDirectoryReport">
   <property name="icon">
    <iconset theme="QIcon::ThemeIcon::DocumentSaveAs"/>
   </property>
   <property name="text">
    <string>Сохранить справочник</string>
   </property>
   <property name="menuRole">
    <enum>QAction::MenuRole::NoRole</enum>
   </property>
  </action>
  <action name="actionFilter">
   <property name="icon">
    <iconset theme="QIcon::ThemeIcon::AddressBookNew"/>
   </property>
   <property name="text">
    <string>Сформировать отчёт</string>
   </property>
   <property name="menuRole">
    <enum>QAction::MenuRole::NoRole</enum>
   </property>
  </action>
  <action name="actionFindReportByNumber">
   <property name="icon">
    <iconset theme="QIcon::ThemeIcon::EditFind"/>
   </property>
   <property name="text">
    <string>Поиск по номеру заявки</string>
   </property>
   <property name="menuRole">
    <enum>QAction::MenuRole::NoRole</enum>
   </property>
  </action>
  <action name="actionEditCapacity">
   <property name="icon">
    <iconset theme="applications-development"/>
   </property>
   <property name="text">
    <string>Изменить вместимость хеш-таблицы</string>
   </property>
   <property name="menuRole">
    <enum>QAction::MenuRole::NoRole</enum>
   </property>
  </action>
  <action name="actionPrintStructures">
   <property name="icon">
    <iconset theme="printer"/>
   </property>
   <property name="text">
    <string>Вывести состояние структур данных</string>
   </property>
   <property name="menuRole">
    <enum>QAction::MenuRole::NoRole</enum>
   </property>
  </action>
  <action name="actionPrintHashTable">
   <property name="text">
    <string>Распечатать хеш-таблицу</string>
   </property>
  </action>
  <action name="actionPrintReports">
   <property name="text">
    <string>Рапечатать массив заявлений</string>
   </property>
   <property name="menuRole">
    <enum>QAction::MenuRole::NoRole</enum>
   </property>
  </action>
 </widget>
 <resources/>
 <connections/>
</ui>
